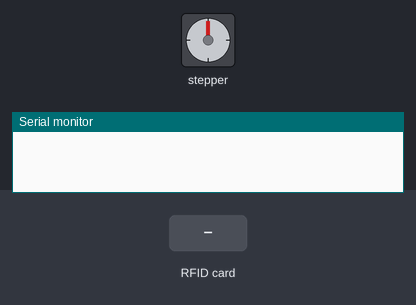
The sketch below on a simulated Arduino Mega 2560, built with avr-gcc and run on an emulated ATmega2560. Parts: stepper motor, the last lines printed to the serial monitor. Inputs (shaded band) come from the test bench. Stepper angles assume 200 steps per turn.

Above: at 1.2 s.
1.3 s: RFID card 93 81 A2 08 held to the reader
At 1.45 s:
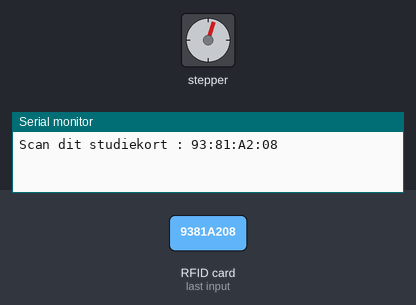
At 2.0 s:
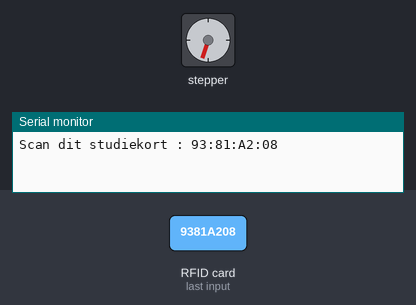
3.5 s: RFID card 73 DE F2 96 held to the reader
At 3.67 s:
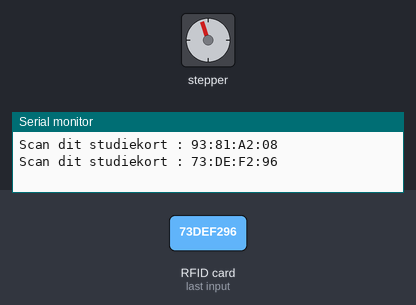
6.5 s: RFID card B3 A8 BD 0A held to the reader
9.5 s: RFID card 5E 7A 19 C4 held to the reader
Timing chart, 0 to 13.5 s (numbered marks = the images above; inputs shaded):
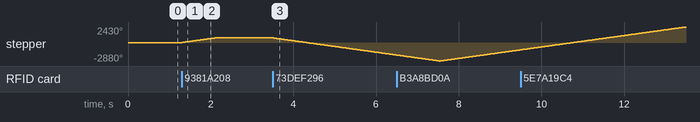

Measured:
- after the input at 1.3 s, stepper: turns 720° clockwise in 0.79 s, starting at once
- after the input at 3.5 s, stepper: keeps turning counter-clockwise at about 899°/s, starting at once

The sketch:

RFID_ON_OFF.ino
```cpp
#include <MFRC522.h>
#include <SPI.h>
#include <MFRC522.h>
#include <Stepper.h>
#include <Wire.h>
#include <LiquidCrystal_I2C.h>
#include <LiquidCrystal_I2C.h>


LiquidCrystal_I2C lcd(0x3f, 20, 4);

//RFID PIN - placering
#define SS_PIN 53
#define RST_PIN 5

MFRC522 rfid(SS_PIN, RST_PIN);
MFRC522::MIFARE_Key key;

int j = 0;

String RFIDKey1 = "93:81:A2:08";
String RFIDKey2 = "73:DE:F2:96";
String RFIDKey3 = "B3:A8:BD:0A";


Stepper myStepper(200, 6, 7, 8, 9);


void setup() {

  Serial.begin(9600);
  SPI.begin();
  rfid.PCD_Init();
  pinMode(6, OUTPUT);
  pinMode(7, OUTPUT);

  myStepper.setSpeed(150);


}

void loop() {

  if (!rfid.PICC_IsNewCardPresent() || !rfid.PICC_ReadCardSerial())
    return;

  MFRC522::PICC_Type piccType = rfid.PICC_GetType(rfid.uid.sak);


  // Check kort type
  if (piccType != MFRC522::PICC_TYPE_MIFARE_MINI &&
      piccType != MFRC522::PICC_TYPE_MIFARE_1K &&
      piccType != MFRC522::PICC_TYPE_MIFARE_4K) {
    return;
  }

  String strID = "";
  for (byte i = 0; i < 4; i++) {
    strID +=
      (rfid.uid.uidByte[i] < 0x10 ? "0" : "") +
      String(rfid.uid.uidByte[i], HEX) +
      (i != 3 ? ":" : "");
  }
  strID.toUpperCase();

  Serial.print("Scan dit studiekort : ");
  Serial.println(strID);

  //check RFID keys
  if (strID.indexOf(RFIDKey1) >= 0 or strID.indexOf(RFIDKey2) >= 0) {

    if (j == 2) {
      j = 0;
    }
    if (j == 0) {
      {
      digitalWrite(6, HIGH);
      myStepper.step(400);
      digitalWrite(7, LOW);

    }
  }

  if (j == 1) {
    {

    digitalWrite(7, HIGH);
    myStepper.step(-2000);
    digitalWrite(6, LOW);
  }
  }
  j++;
  }
  else
  {
    digitalWrite(7, HIGH);
    myStepper.step(2000);
    digitalWrite(6, LOW);
  }

  rfid.PICC_HaltA();
  rfid.PCD_StopCrypto1();
}
```
